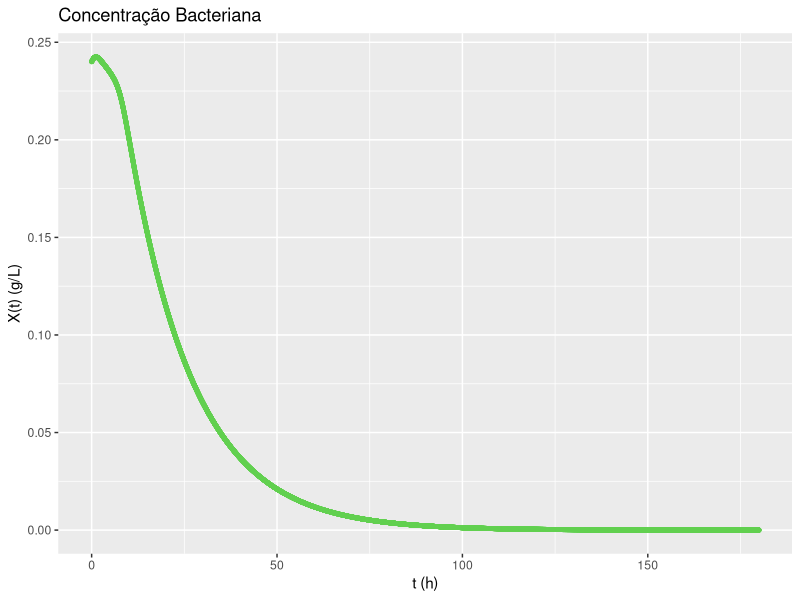
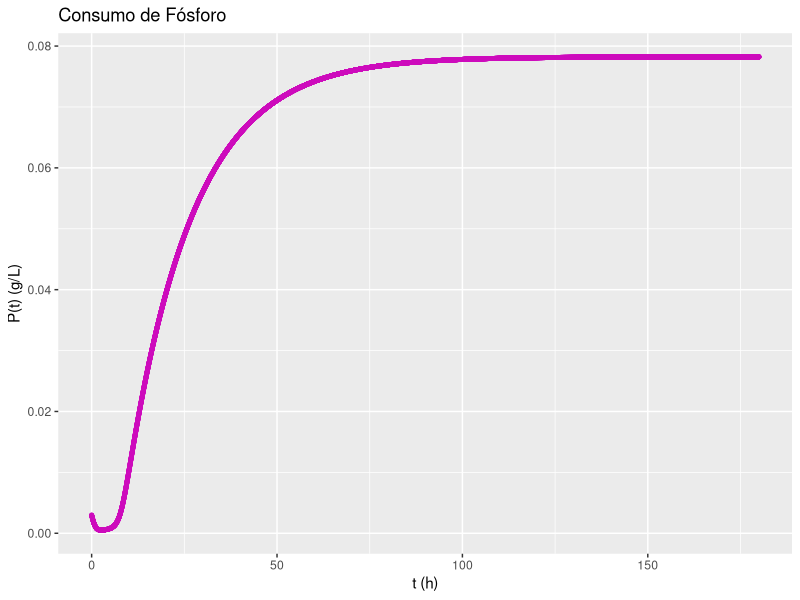
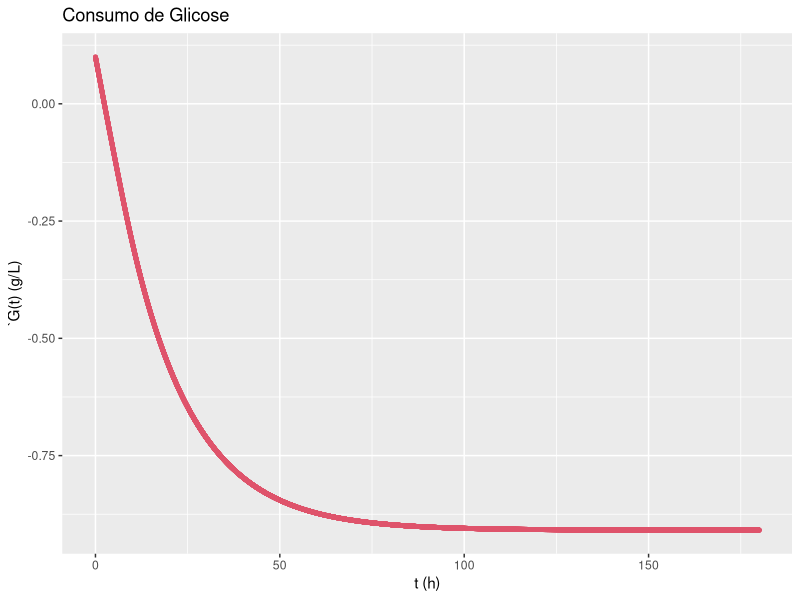
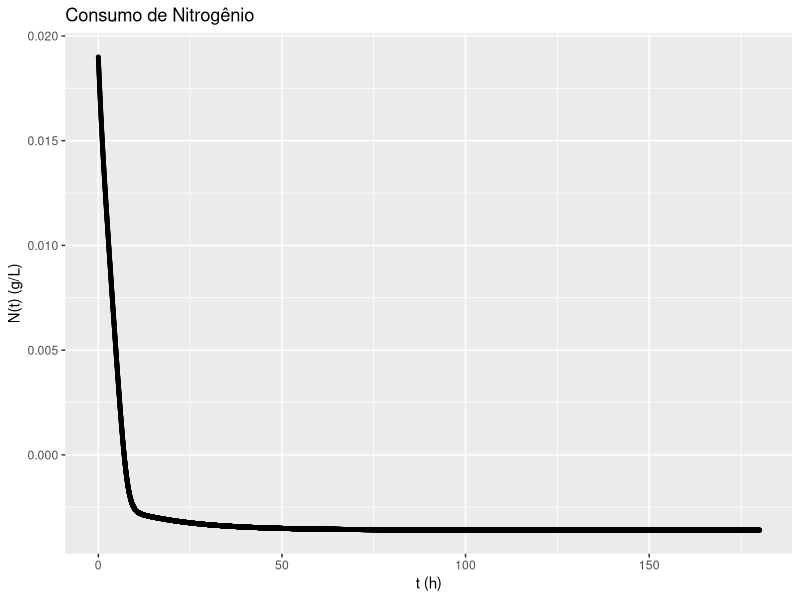
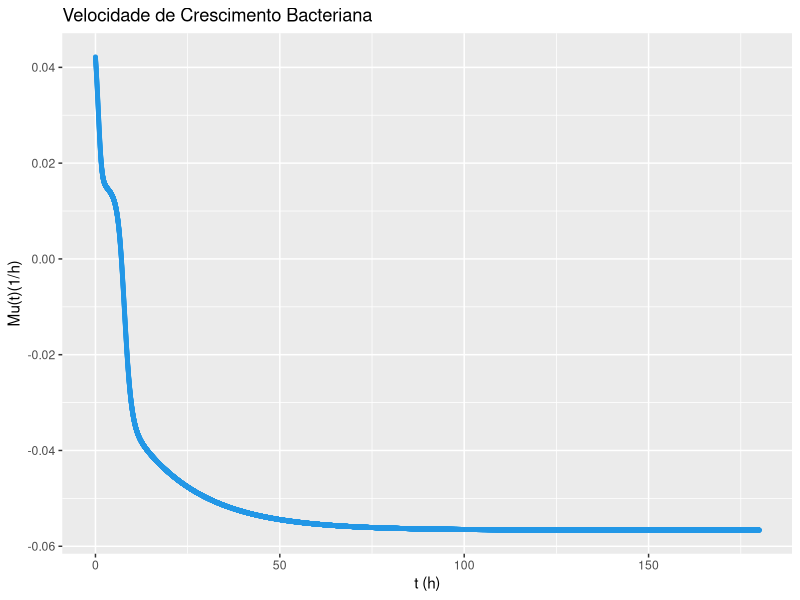
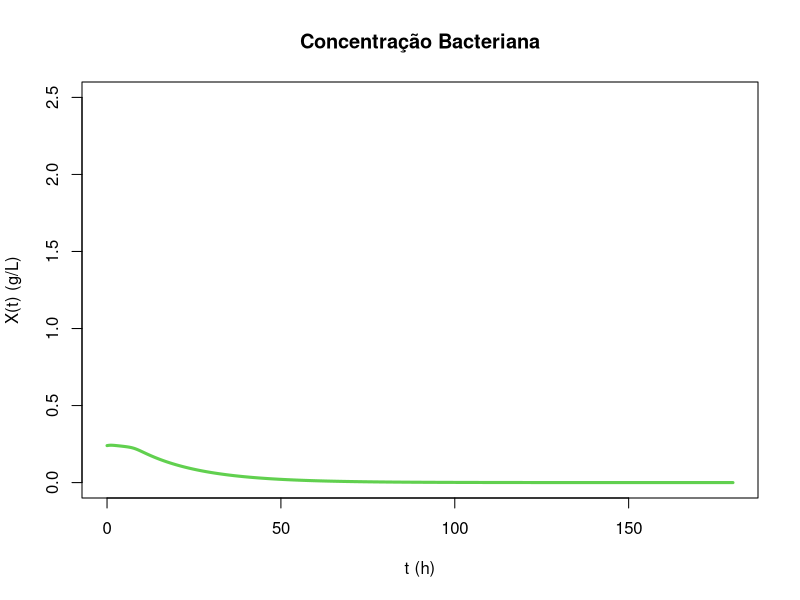
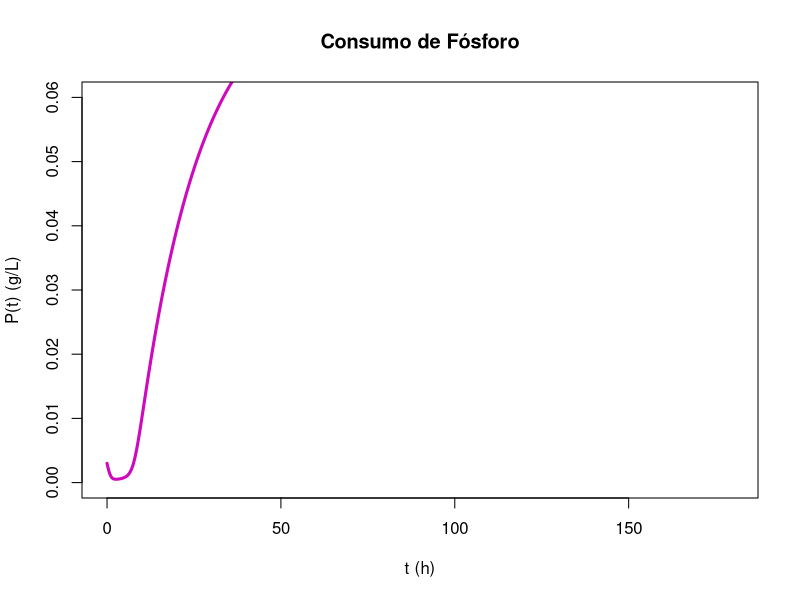
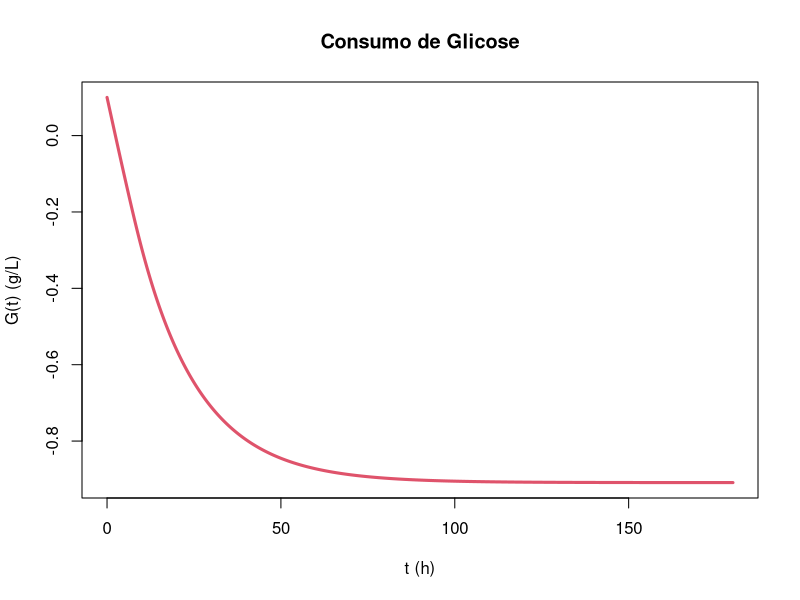

Recreate these plots in R, in order.
#Runge Kutta para o novo modelo
#simulações realizadas a partir do modelo bacteriano adimensionalizado
library(deSolve)
require(ggplot2)

Modelo<-function(time,x,parms)
{
  #x[1]=X,x[2]=G,x[3]=N,x[4]=P,x[5]=S,x[6]=L
  with(as.list(parms),
       {
         M=Mumax*x[2]*x[3]*x[4]/((Kg+x[2])*(Kn+x[3])*(Kp+x[4]))
         dX=M*x[1]-md*x[1]^2
         dG=-(1/Yg)*dX-mg*x[1]
         dN=-(1/Yn)*dX-mn*x[1]
         dP=-(1/Yp)*dX-mp*x[1]
         dS=alphas*dX+betas*x[1]
         dL=alphal*dX+betal*x[1]
         return(list(c(dX,dG,dN,dP,dS,dL)))
       })
}

#Parâmetros
{
  Mumax=0.0821
  Kg=0.0
  Kp=0.001
  Kn=0.00873
  alphas=0.311
  betas=0.00042
  alphal=0.0363
  betal=0.000339
  Yg=85.5
  mg=0.172
  Yn=4.36
  mn=0.0132
  Yp=2.47
  mp=0.00373
  md=0.103
}

Param=c(Mumax,Kg,Kp,Kn,alphas,betas,alphal,betal,Yg,Yn,Yp,mg,mn,mp,md)

tempo=seq(0,180,0.01)

ci=c(0.24,0.1,0.019,0.003,0.0,0.0)

Solution_modelo=as.data.frame(ode(times=tempo,y=ci,Modelo, parms=Param,method='rk4'))

names(Solution_modelo)=c('Tempo','Algas','Glicose','Nitrogênio','Fósforo','Carboidratos','Lipídios')

M=Mumax*Solution_modelo$Glicose*Solution_modelo$Nitrogênio*Solution_modelo$Fósforo/((Kg+Solution_modelo$Glicose)*(Kn+Solution_modelo$Nitrogênio)*(Kp+Solution_modelo$Fósforo))

#graficos
p1 <- ggplot(Solution_modelo, aes(x=Solution_modelo$Tempo,y=Solution_modelo$Algas)) +
  geom_point(col = 3, size = 1) +  labs(y = "X(t) (g/L)", x = "t (h)", title='Concentração Bacteriana') 
p1;

p2 <- ggplot(Solution_modelo, aes(x=Solution_modelo$Tempo,y=Solution_modelo$Fósforo)) +
  geom_point(col = 6, size = 1) +  labs(y = "P(t) (g/L)", x = "t (h)", title ='Consumo de Fósforo') 
p2;

p3 <- ggplot(Solution_modelo, aes(x=Solution_modelo$Tempo,y=Solution_modelo$Glicose)) +
  geom_point(col = 2, size = 1) +  labs(y = "`G(t) (g/L)", x = "t (h)", title = "Consumo de Glicose") 
p3;

p4 <- ggplot(Solution_modelo, aes(x=Solution_modelo$Tempo,y=Solution_modelo$Nitrogênio)) +
  geom_point(col = 1, size = 1) +  labs(y = "N(t) (g/L)", x = "t (h)", title = "Consumo de Nitrogênio") 
p4;

#p5 <- ggplot(Solution_modelo, aes(x=Solution_modelo$Tempo,y=Solution_modelo$Carboidratos)) +
 # geom_point(col = 7, size = 1) +  labs(y = "S(t) (g/L)", x = "t (h)", title ="Produção de Carboidratos") 
#p5;

#p6 <- ggplot(Solution_modelo, aes(x=Solution_modelo$Tempo,y=Solution_modelo$Lipídios)) +
 # geom_point(col = 8, size = 1) +  labs(y = "L(t) (g/L)", x = "t (h)", title = "Produção de Lipídios") 
#p6;

p7 <- ggplot(Solution_modelo, aes(x=Solution_modelo$Tempo, y=M)) +
  geom_point(col = 4, size = 1) +  labs(y = "Mu(t)(1/h)", x = "t (h)", title = "Velocidade de Crescimento Bacteriana") 
p7;


#######################################################################################################################################
x11();plot(x=Solution_modelo$Tempo,y=Solution_modelo$Algas, ylab="X(t) (g/L)", xlab="t (h)",ylim=c(0,2.5), main= "Concentração Bacteriana", col=3, lwd=3, lty=1, type="l")
x11();plot(x=Solution_modelo$Tempo,y=Solution_modelo$Fósforo, ylab="P(t) (g/L)", xlab="t (h)", ylim=c(0,0.06), main= "Consumo de Fósforo", col=6, lwd=3, lty=1, type="l")
x11();plot(x=Solution_modelo$Tempo,y=Solution_modelo$Glicose, ylab="G(t) (g/L)", xlab="t (h)", main= "Consumo de Glicose", col=2, lwd=3, lty=1, type="l")
x11();plot(x=Solution_modelo$Tempo,y=Solution_modelo$Nitrogênio, ylab="N(t) (g/L)", xlab="t (h)", main= "Consumo de Nitrogênio", col=1, lwd=3, lty=1, type="l")
#x11();plot(x=Solution_modelo$Tempo,y=Solution_modelo$Carboidratos, ylab="C(t) (g/L)", xlab="t (h)", main= "Produção de Carboidratos", col=7, lwd=3, lty=1, type="l")
#x11();plot(x=Solution_modelo$Tempo,y=Solution_modelo$Lipídios, ylab="L(t) (g/L)", xlab="t (h)",ylim=c(0,0.20), main= "Produção de Lipídios", col=8, lwd=3, lty=1, type="l")

#Velocidade de cresciemtno "Mu"

x11();plot(x=Solution_modelo$Tempo, y=M, ylab="Mu(t)(1/h)", xlab="t (h)",ylim=c(0,0.07), main= "Velocidade de Crescimento Bacteriana", col=4, lwd=3, lty=1, type="l")
